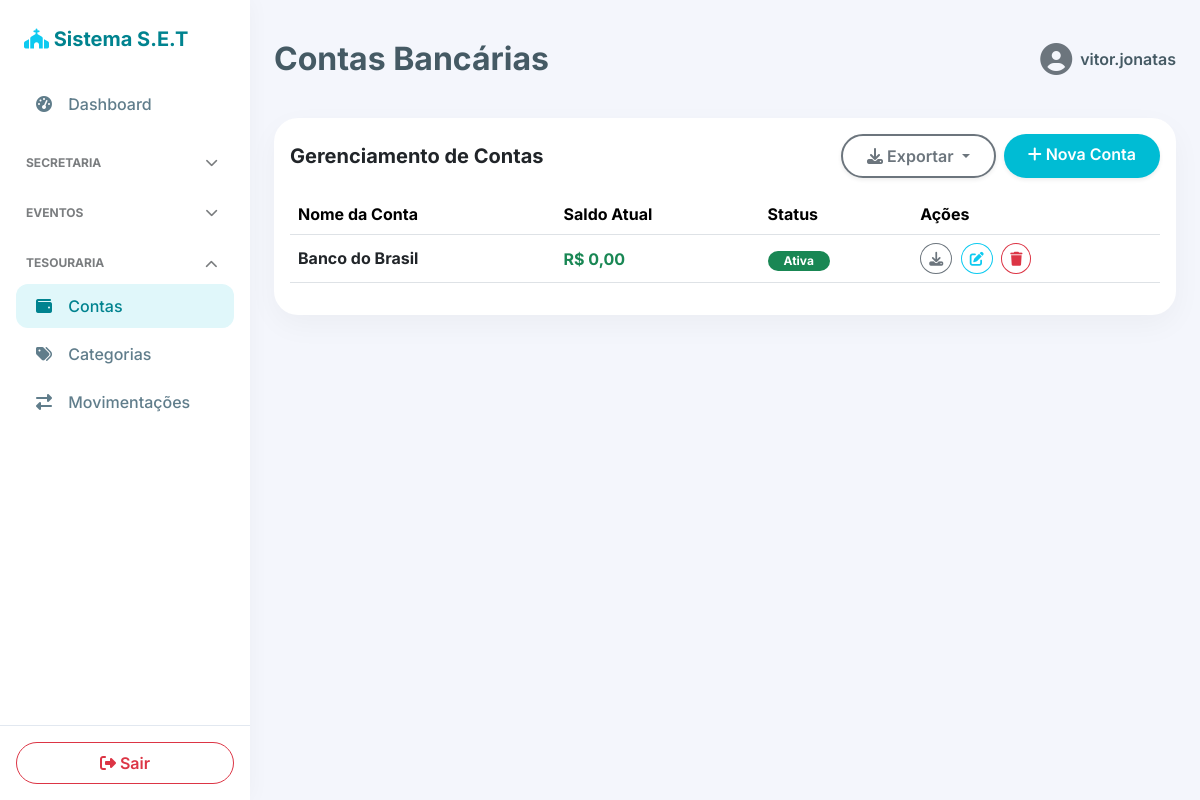
Page /tesouraria/contas/ (signed in) on the committed database.
### apps/tesouraria/models.py (models this page shows, shortened)
class Conta(models.Model):
    nome = models.CharField(max_length=100)
    descricao = models.TextField(blank=True)
    saldo = models.DecimalField(max_digits=12, decimal_places=2, default=0)
    ativa = models.BooleanField(default=True)
    criada_em = models.DateTimeField(auto_now_add=True)
    class Meta:
        ordering = ['nome']

### apps/tesouraria/views.py (the view)
# urls.py: path('contas/', views.ContaListView.as_view(), name='conta-list'),
class ContaListView(LoginRequiredMixin, ListView):
    model = Conta
    template_name = 'tesouraria/conta_list.html'
    context_object_name = 'contas'

### templates/tesouraria/conta_list.html (shortened to what this page needs)
{% extends 'core/base.html' %}
{% block page_title %}Contas Bancárias{% endblock %}
{% block content %}
<div class="card-glass mb-4">
    <div class="d-flex justify-content-between align-items-center mb-3">
        <h5 class="mb-0 text-dark fw-bold">Gerenciamento de Contas</h5>
        <div class="d-flex gap-2">
            <div class="dropdown">
                <button class="btn btn-pill btn-outline-secondary border-2 fw-semibold shadow-sm rounded-pill px-4 dropdown-toggle" type="button" id="dropdownExportContas" data-bs-toggle="dropdown" aria-expanded="false">
                    <i class="fas fa-download"></i> Exportar
                </button>
            </div>
            <a href="{% url 'tesouraria:conta-create' %}" class="btn btn-pill btn-cyan border-2 fw-semibold shadow-sm rounded-pill px-4">
                <i class="fas fa-plus"></i> Nova Conta
            </a>
        </div>
    </div>
    <div class="table-responsive">
        <table class="table table-hover align-middle">
            <thead>
                <tr>
                    <th>Nome da Conta</th>
                    <th>Saldo Atual</th>
                    <th>Status</th>
                    <th>Ações</th>
                </tr>
            </thead>
            <tbody>
                {% for conta in contas %}
                <tr>
                    <td>
                        <h6 class="mb-0 fw-bold text-dark">{{ conta.nome }}</h6>
                    </td>
                    <td>
                        <span class="fw-bold {% if conta.saldo < 0 %}text-danger{% else %}text-success{% endif %}">
                            R$ {{ conta.saldo }}
                        </span>
                    </td>
                    <td>
                        {% if conta.ativa %}
                            <span class="badge bg-success rounded-pill px-3">Ativa</span>
                        {% else %}
                            <span class="badge bg-secondary rounded-pill px-3">Inativa</span>
                        {% endif %}
                    </td>
                    <td>
                        <div class="dropdown d-inline-block me-1">
                            <button class="btn btn-sm btn-outline-secondary rounded-circle" type="button" data-bs-toggle="dropdown" aria-expanded="false" title="Exportar Extrato">
                                <i class="fas fa-download"></i>
                            </button>
                        </div>
                        <a href="{% url 'tesouraria:conta-update' conta.pk %}" class="btn btn-sm btn-outline-info rounded-circle me-1" title="Editar">
                            <i class="fas fa-edit"></i>
                        </a>
                        <a href="{% url 'tesouraria:conta-delete' conta.pk %}" class="btn btn-sm btn-outline-danger rounded-circle" title="Excluir">
                            <i class="fas fa-trash"></i>
                        </a>
                    </td>
                </tr>
                {% empty %}
                <tr>
                    <td colspan="4" class="text-center py-4 text-muted">
                        Nenhuma conta encontrada.
                    </td>
                </tr>
                {% endfor %}
            </tbody>
        </table>
    </div>
</div>
{% endblock %}

### templates/core/base.html (shortened to what this page needs)
<!DOCTYPE html>
<html lang="pt-br">
<head>
    <link href="https://cdn.jsdelivr.net/npm/bootstrap@5.3.2/dist/css/bootstrap.min.css" rel="stylesheet">
    <link rel="stylesheet" href="https://cdnjs.cloudflare.com/ajax/libs/font-awesome/6.4.0/css/all.min.css">
    <link rel="stylesheet" href="/static/css/frontend.css">
</head>
<body>
    <div class="d-flex">
        <nav id="sidebar" class="d-flex flex-column">
            <div class="brand-section">
                <i class="fas fa-church text-info"></i> Sistema S.E.T
            </div>
            <div class="flex-grow-1" style="overflow-y: auto; overflow-x: hidden;">
                <ul class="nav flex-column pb-4">
                    <li class="nav-item">
                        <a class="nav-link {% if request.resolver_match.url_name == 'dashboard' %}active{% endif %}" href="{% url 'core:dashboard' %}">
                            <i class="fas fa-tachometer-alt"></i> Dashboard
                        </a>
                    </li>
                    <a href="#collapseSecretaria" data-bs-toggle="collapse" class="text-decoration-none d-flex justify-content-between align-items-center px-3 mt-4 mb-2 text-muted text-uppercase fw-bold sidebar-menu-toggle" aria-expanded="{% if 'areas' in request.path or 'congregacoes' in request.path or 'membros' in request.path %}true{% else %}false{% endif %}" style="font-size: 0.75rem; opacity: 0.8; margin-left: 10px; cursor: pointer;">
                        <span>Secretaria</span>
                        <i class="fas fa-chevron-down transition-icon me-3" style="transition: transform 0.3s cubic-bezier(0.4, 0, 0.2, 1);"></i>
                    </a>
                    <a href="#collapseEventos" data-bs-toggle="collapse" class="text-decoration-none d-flex justify-content-between align-items-center px-3 mt-4 mb-2 text-muted text-uppercase fw-bold sidebar-menu-toggle" aria-expanded="{% if 'eventos' in request.path or 'participantes' in request.path or 'pagamentos' in request.path %}true{% else %}false{% endif %}" style="font-size: 0.75rem; opacity: 0.8; margin-left: 10px; cursor: pointer;">
                        <span>Eventos</span>
                        <i class="fas fa-chevron-down transition-icon me-3" style="transition: transform 0.3s cubic-bezier(0.4, 0, 0.2, 1);"></i>
                    </a>
                    <a href="#collapseTesouraria" data-bs-toggle="collapse" class="text-decoration-none d-flex justify-content-between align-items-center px-3 mt-4 mb-2 text-muted text-uppercase fw-bold sidebar-menu-toggle" aria-expanded="{% if 'contas' in request.path or 'categorias' in request.path or 'movimentos' in request.path %}true{% else %}false{% endif %}" style="font-size: 0.75rem; opacity: 0.8; margin-left: 10px; cursor: pointer;">
                        <span>Tesouraria</span>
                        <i class="fas fa-chevron-down transition-icon me-3" style="transition: transform 0.3s cubic-bezier(0.4, 0, 0.2, 1);"></i>
                    </a>
                    <div class="collapse {% if 'contas' in request.path or 'categorias' in request.path or 'movimentos' in request.path %}show{% endif %}" id="collapseTesouraria">
                        <li class="nav-item">
                            <a class="nav-link {% if 'contas' in request.path %}active{% endif %}" href="{% url 'tesouraria:conta-list' %}">
                                <i class="fas fa-wallet"></i> Contas
                            </a>
                        </li>
                        <li class="nav-item">
                            <a class="nav-link {% if 'categorias' in request.path %}active{% endif %}" href="{% url 'tesouraria:categoria-list' %}">
                                <i class="fas fa-tags"></i> Categorias
                            </a>
                        </li>
                        <li class="nav-item">
                            <a class="nav-link {% if 'movimentos' in request.path %}active{% endif %}" href="{% url 'tesouraria:movimento-list' %}">
                                <i class="fas fa-exchange-alt"></i> Movimentações
                            </a>
                        </li>
                    </div>
                </ul>
            </div>
            <div class="w-100 p-3 mt-auto bg-white" style="border-top: 1px solid #e2e8f0; z-index: 10;">
                <a href="/admin/logout/" class="btn btn-outline-danger w-100 btn-pill">
                    <i class="fas fa-sign-out-alt"></i> Sair
                </a>
            </div>
        </nav>
        <div id="content" class="w-100">
            <div class="d-flex justify-content-between align-items-center mb-4 custom-topbar">
                <h2 class="m-0 fw-bold" style="color: var(--secondary-text);">{% block page_title %}{% endblock %}</h2>
                <div class="d-flex align-items-center">
                    <div class="dropdown">
                        <span class="d-flex align-items-center" style="cursor:pointer;" data-bs-toggle="dropdown">
                            <i class="fas fa-user-circle fa-2x text-secondary me-2"></i>
                            <span class="fw-semibold">{{ request.user.username }}</span>
                        </span>
                    </div>
                </div>
            </div>
            {% block content %}{% endblock %}
        </div>
    </div>
</body>
</html>

### static/css/frontend.css (style rules this page uses)
:root { --primary-cyan: #00bcd4; --primary-cyan-light: #e0f7fa; --primary-cyan-dark: #00838f; --secondary-text: #455a64; --bg-color: #f4f6fc; --card-bg: #ffffff; --font-family: 'Inter', sans-serif; }
body { font-family: var(--font-family); background-color: var(--bg-color); color: var(--secondary-text); }
#sidebar { min-width: 250px; max-width: 250px; height: 100vh; background-color: var(--card-bg); border-right: none; box-shadow: 2px 0 20px rgba(0,0,0,0.03); position: fixed; top: 0; left: 0; z-index: 1000; }
#content { margin-left: 250px; padding: 24px; min-height: 100vh; }
.custom-topbar { background-color: transparent; padding: 16px 0; border-bottom: 0; }
.brand-section { padding: 24px; font-weight: 700; font-size: 1.25rem; color: var(--primary-cyan-dark); }
.nav-link { color: #607d8b; border-radius: 12px; margin: 4px 16px; padding: 10px 16px; transition: all 0.3s ease; font-weight: 500; }
.nav-link:hover, .nav-link.active { background-color: var(--primary-cyan-light); color: var(--primary-cyan-dark); }
.nav-link i { width: 24px; text-align: center; margin-right: 8px; }
.card-glass { border-radius: 24px; border: none; box-shadow: 0 10px 30px rgba(0, 0, 0, 0.04); background: var(--card-bg); padding: 16px; margin-bottom: 24px; }
.btn-pill { border-radius: 50px; font-weight: 600; padding: 8px 24px; transition: all 0.3s ease; }
.btn-cyan { background-color: var(--primary-cyan); color: #fff; border: none; }
.sidebar-menu-toggle .transition-icon { font-size: 0.8rem; }
.sidebar-menu-toggle[aria-expanded="true"] .transition-icon { transform: rotate(180deg); }

### rows in the picture
Conta: nome "Banco do Brasil", saldo "0,00", ativa "Ativa"

### other values in the picture
{{ request.user.username }} "vitor.jonatas"
